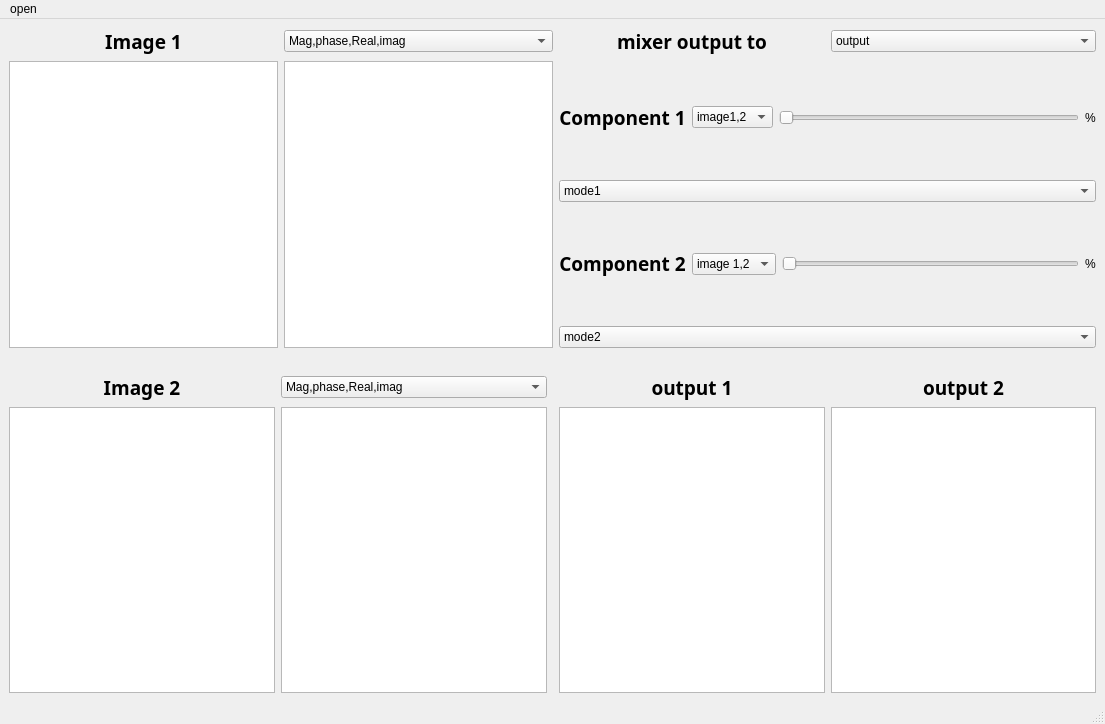
<?xml version="1.0" encoding="UTF-8"?>
<ui version="4.0">
 <class>MainWindow</class>
 <widget class="QMainWindow" name="MainWindow">
  <property name="geometry">
   <rect>
    <x>0</x>
    <y>0</y>
    <width>1105</width>
    <height>724</height>
   </rect>
  </property>
  <property name="windowTitle">
   <string>MainWindow</string>
  </property>
  <widget class="QWidget" name="centralwidget">
   <layout class="QGridLayout" name="gridLayout_5">
    <item row="0" column="2">
     <layout class="QGridLayout" name="gridLayout_4">
      <item row="0" column="0">
       <layout class="QHBoxLayout" name="horizontalLayout_3">
        <item>
         <widget class="QLabel" name="label_17">
          <property name="sizePolicy">
           <sizepolicy hsizetype="Preferred" vsizetype="Fixed">
            <horstretch>0</horstretch>
            <verstretch>0</verstretch>
           </sizepolicy>
          </property>
          <property name="font">
           <font>
            <family>Rockwell Nova Cond</family>
            <pointsize>14</pointsize>
            <weight>75</weight>
            <bold>true</bold>
           </font>
          </property>
          <property name="text">
           <string>mixer output to</string>
          </property>
          <property name="alignment">
           <set>Qt::AlignCenter</set>
          </property>
         </widget>
        </item>
        <item>
         <widget class="QComboBox" name="comboBox3">
          <item>
           <property name="text">
            <string>output</string>
           </property>
          </item>
          <item>
           <property name="text">
            <string>output2</string>
           </property>
          </item>
          <item>
           <property name="text">
            <string>output1</string>
           </property>
          </item>
         </widget>
        </item>
       </layout>
      </item>
      <item row="1" column="0">
       <layout class="QHBoxLayout" name="horizontalLayout_2">
        <item>
         <widget class="QLabel" name="label_16">
          <property name="sizePolicy">
           <sizepolicy hsizetype="Preferred" vsizetype="Fixed">
            <horstretch>0</horstretch>
            <verstretch>0</verstretch>
           </sizepolicy>
          </property>
          <property name="font">
           <font>
            <family>Rockwell Nova Cond</family>
            <pointsize>14</pointsize>
            <weight>75</weight>
            <bold>true</bold>
           </font>
          </property>
          <property name="text">
           <string>Component 1</string>
          </property>
          <property name="alignment">
           <set>Qt::AlignCenter</set>
          </property>
         </widget>
        </item>
        <item>
         <widget class="QComboBox" name="comboBox4">
          <item>
           <property name="text">
            <string>image1,2</string>
           </property>
          </item>
          <item>
           <property name="text">
            <string>image1</string>
           </property>
          </item>
          <item>
           <property name="text">
            <string>image2</string>
           </property>
          </item>
         </widget>
        </item>
        <item>
         <widget class="QSlider" name="horizontalSlider">
          <property name="orientation">
           <enum>Qt::Horizontal</enum>
          </property>
         </widget>
        </item>
        <item>
         <widget class="QLabel" name="label_9">
          <property name="text">
           <string>%</string>
          </property>
         </widget>
        </item>
       </layout>
      </item>
      <item row="2" column="0">
       <widget class="QComboBox" name="comboBox5">
        <item>
         <property name="text">
          <string>mode1</string>
         </property>
        </item>
        <item>
         <property name="text">
          <string>magnitude</string>
         </property>
        </item>
        <item>
         <property name="text">
          <string>phase</string>
         </property>
        </item>
        <item>
         <property name="text">
          <string>real</string>
         </property>
        </item>
        <item>
         <property name="text">
          <string>imaginary</string>
         </property>
        </item>
        <item>
         <property name="text">
          <string>uniform magnitude</string>
         </property>
        </item>
        <item>
         <property name="text">
          <string>uniform phase</string>
         </property>
        </item>
       </widget>
      </item>
      <item row="3" column="0">
       <layout class="QHBoxLayout" name="horizontalLayout">
        <item>
         <widget class="QLabel" name="label_15">
          <property name="sizePolicy">
           <sizepolicy hsizetype="Preferred" vsizetype="Fixed">
            <horstretch>0</horstretch>
            <verstretch>0</verstretch>
           </sizepolicy>
          </property>
          <property name="font">
           <font>
            <family>Rockwell Nova Cond</family>
            <pointsize>14</pointsize>
            <weight>75</weight>
            <bold>true</bold>
           </font>
          </property>
          <property name="text">
           <string>Component 2</string>
          </property>
          <property name="alignment">
           <set>Qt::AlignCenter</set>
          </property>
         </widget>
        </item>
        <item>
         <widget class="QComboBox" name="comboBox6">
          <item>
           <property name="text">
            <string>image 1,2</string>
           </property>
          </item>
          <item>
           <property name="text">
            <string>image1</string>
           </property>
          </item>
          <item>
           <property name="text">
            <string>image2</string>
           </property>
          </item>
         </widget>
        </item>
        <item>
         <widget class="QSlider" name="horizontalSlider_2">
          <property name="orientation">
           <enum>Qt::Horizontal</enum>
          </property>
         </widget>
        </item>
        <item>
         <widget class="QLabel" name="label_8">
          <property name="text">
           <string>%</string>
          </property>
         </widget>
        </item>
       </layout>
      </item>
      <item row="4" column="0">
       <widget class="QComboBox" name="comboBox7">
        <item>
         <property name="text">
          <string>mode2</string>
         </property>
        </item>
        <item>
         <property name="text">
          <string>magnitude</string>
         </property>
        </item>
        <item>
         <property name="text">
          <string>phase</string>
         </property>
        </item>
        <item>
         <property name="text">
          <string>real</string>
         </property>
        </item>
        <item>
         <property name="text">
          <string>imaginary</string>
         </property>
        </item>
        <item>
         <property name="text">
          <string>uniform magnitude</string>
         </property>
        </item>
        <item>
         <property name="text">
          <string>uniform phase</string>
         </property>
        </item>
       </widget>
      </item>
     </layout>
    </item>
    <item row="2" column="2">
     <layout class="QGridLayout" name="gridLayout_3">
      <item row="0" column="0">
       <widget class="QLabel" name="label_13">
        <property name="sizePolicy">
         <sizepolicy hsizetype="Preferred" vsizetype="Fixed">
          <horstretch>0</horstretch>
          <verstretch>0</verstretch>
         </sizepolicy>
        </property>
        <property name="font">
         <font>
          <family>Rockwell Nova Cond</family>
          <pointsize>14</pointsize>
          <weight>75</weight>
          <bold>true</bold>
         </font>
        </property>
        <property name="text">
         <string>output 1</string>
        </property>
        <property name="alignment">
         <set>Qt::AlignCenter</set>
        </property>
       </widget>
      </item>
      <item row="0" column="1">
       <widget class="QLabel" name="label_14">
        <property name="sizePolicy">
         <sizepolicy hsizetype="Preferred" vsizetype="Fixed">
          <horstretch>0</horstretch>
          <verstretch>0</verstretch>
         </sizepolicy>
        </property>
        <property name="font">
         <font>
          <family>Rockwell Nova Cond</family>
          <pointsize>14</pointsize>
          <weight>75</weight>
          <bold>true</bold>
         </font>
        </property>
        <property name="text">
         <string>output 2</string>
        </property>
        <property name="alignment">
         <set>Qt::AlignCenter</set>
        </property>
       </widget>
      </item>
      <item row="1" column="0">
       <widget class="ImageView" name="output1">
        <property name="sizePolicy">
         <sizepolicy hsizetype="Expanding" vsizetype="Expanding">
          <horstretch>0</horstretch>
          <verstretch>0</verstretch>
         </sizepolicy>
        </property>
        <property name="minimumSize">
         <size>
          <width>0</width>
          <height>0</height>
         </size>
        </property>
       </widget>
      </item>
      <item row="1" column="1">
       <widget class="ImageView" name="output2">
        <property name="sizePolicy">
         <sizepolicy hsizetype="Expanding" vsizetype="Expanding">
          <horstretch>0</horstretch>
          <verstretch>0</verstretch>
         </sizepolicy>
        </property>
        <property name="minimumSize">
         <size>
          <width>0</width>
          <height>0</height>
         </size>
        </property>
       </widget>
      </item>
     </layout>
    </item>
    <item row="2" column="0">
     <layout class="QGridLayout" name="gridLayout_2">
      <item row="0" column="0">
       <widget class="QLabel" name="label_2">
        <property name="sizePolicy">
         <sizepolicy hsizetype="Preferred" vsizetype="Fixed">
          <horstretch>0</horstretch>
          <verstretch>0</verstretch>
         </sizepolicy>
        </property>
        <property name="font">
         <font>
          <family>Rockwell Nova Cond</family>
          <pointsize>14</pointsize>
          <weight>75</weight>
          <bold>true</bold>
         </font>
        </property>
        <property name="text">
         <string>Image 2</string>
        </property>
        <property name="alignment">
         <set>Qt::AlignCenter</set>
        </property>
       </widget>
      </item>
      <item row="0" column="1">
       <widget class="QComboBox" name="comboBox2">
        <item>
         <property name="text">
          <string>Mag,phase,Real,imag</string>
         </property>
        </item>
        <item>
         <property name="text">
          <string>magnitude</string>
         </property>
        </item>
        <item>
         <property name="text">
          <string>phase</string>
         </property>
        </item>
        <item>
         <property name="text">
          <string>real</string>
         </property>
        </item>
        <item>
         <property name="text">
          <string>imaginary</string>
         </property>
        </item>
       </widget>
      </item>
      <item row="1" column="0">
       <widget class="ImageView" name="image2">
        <property name="sizePolicy">
         <sizepolicy hsizetype="Expanding" vsizetype="Expanding">
          <horstretch>0</horstretch>
          <verstretch>0</verstretch>
         </sizepolicy>
        </property>
        <property name="minimumSize">
         <size>
          <width>0</width>
          <height>0</height>
         </size>
        </property>
       </widget>
      </item>
      <item row="1" column="1">
       <widget class="ImageView" name="updated2">
        <property name="sizePolicy">
         <sizepolicy hsizetype="Expanding" vsizetype="Expanding">
          <horstretch>0</horstretch>
          <verstretch>0</verstretch>
         </sizepolicy>
        </property>
        <property name="minimumSize">
         <size>
          <width>0</width>
          <height>0</height>
         </size>
        </property>
       </widget>
      </item>
     </layout>
    </item>
    <item row="0" column="0" colspan="2">
     <layout class="QGridLayout" name="gridLayout">
      <item row="0" column="0">
       <widget class="QLabel" name="label">
        <property name="sizePolicy">
         <sizepolicy hsizetype="Preferred" vsizetype="Fixed">
          <horstretch>0</horstretch>
          <verstretch>0</verstretch>
         </sizepolicy>
        </property>
        <property name="font">
         <font>
          <family>Rockwell Nova Cond</family>
          <pointsize>14</pointsize>
          <weight>75</weight>
          <bold>true</bold>
         </font>
        </property>
        <property name="text">
         <string>Image 1</string>
        </property>
        <property name="alignment">
         <set>Qt::AlignCenter</set>
        </property>
       </widget>
      </item>
      <item row="0" column="1">
       <widget class="QComboBox" name="comboBox1">
        <item>
         <property name="text">
          <string>Mag,phase,Real,imag</string>
         </property>
        </item>
        <item>
         <property name="text">
          <string>magnitude</string>
         </property>
        </item>
        <item>
         <property name="text">
          <string>phase</string>
         </property>
        </item>
        <item>
         <property name="text">
          <string>real</string>
         </property>
        </item>
        <item>
         <property name="text">
          <string>imaginary</string>
         </property>
        </item>
       </widget>
      </item>
      <item row="1" column="0">
       <widget class="ImageView" name="image1">
        <property name="sizePolicy">
         <sizepolicy hsizetype="Expanding" vsizetype="Expanding">
          <horstretch>0</horstretch>
          <verstretch>0</verstretch>
         </sizepolicy>
        </property>
        <property name="minimumSize">
         <size>
          <width>0</width>
          <height>0</height>
         </size>
        </property>
       </widget>
      </item>
      <item row="1" column="1">
       <widget class="ImageView" name="updated1">
        <property name="sizePolicy">
         <sizepolicy hsizetype="Expanding" vsizetype="Expanding">
          <horstretch>0</horstretch>
          <verstretch>0</verstretch>
         </sizepolicy>
        </property>
        <property name="minimumSize">
         <size>
          <width>0</width>
          <height>0</height>
         </size>
        </property>
       </widget>
      </item>
     </layout>
    </item>
    <item row="1" column="0">
     <spacer name="horizontalSpacer">
      <property name="orientation">
       <enum>Qt::Horizontal</enum>
      </property>
      <property name="sizeHint" stdset="0">
       <size>
        <width>535</width>
        <height>20</height>
       </size>
      </property>
     </spacer>
    </item>
   </layout>
  </widget>
  <widget class="QMenuBar" name="menubar">
   <property name="geometry">
    <rect>
     <x>0</x>
     <y>0</y>
     <width>1105</width>
     <height>26</height>
    </rect>
   </property>
   <widget class="QMenu" name="menuopen">
    <property name="title">
     <string>open</string>
    </property>
    <addaction name="actionimage1"/>
    <addaction name="actionimage2"/>
   </widget>
   <addaction name="menuopen"/>
  </widget>
  <widget class="QStatusBar" name="statusbar"/>
  <action name="actionimage1">
   <property name="text">
    <string>image 1</string>
   </property>
  </action>
  <action name="actionimage2">
   <property name="text">
    <string>image2</string>
   </property>
  </action>
 </widget>
 <customwidgets>
  <customwidget>
   <class>ImageView</class>
   <extends>QGraphicsView</extends>
   <header location="global">pyqtgraph</header>
   <container>1</container>
  </customwidget>
 </customwidgets>
 <resources/>
 <connections/>
</ui>
